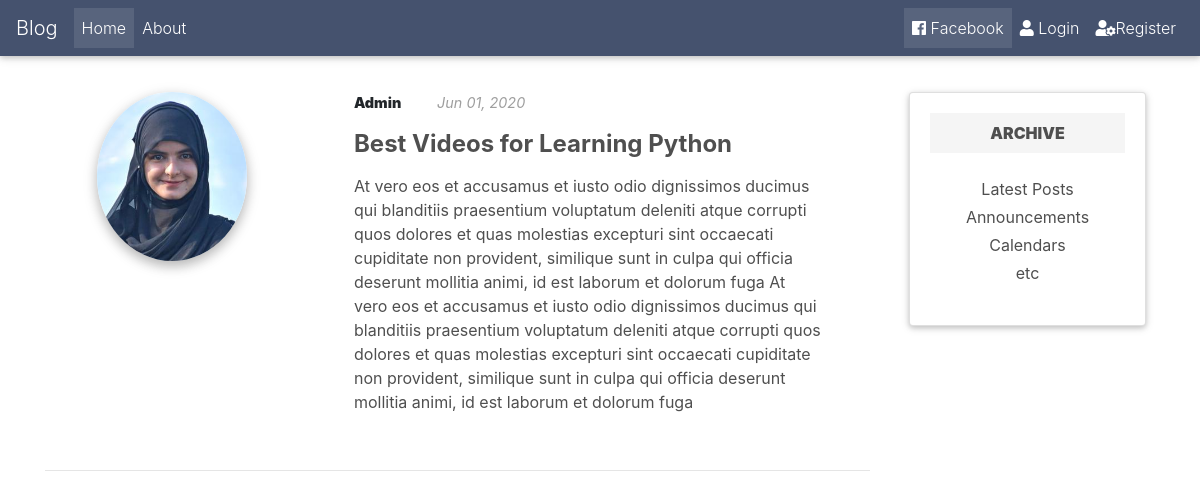
The page /post/10/ on the database its author committed.
### blog/models.py (models this page shows, shortened)
class Post(models.Model):
    title = models.CharField(max_length=100)
    content = models.TextField()
    date = models.DateTimeField(default=timezone.now)
    author = models.ForeignKey(User, on_delete=models.CASCADE)

### users/models.py (models this page shows, shortened)
class Profile(models.Model):
    user = models.OneToOneField(User, on_delete=models.CASCADE)
    image = models.ImageField(default="default.jpg", upload_to='profile_pics')

### blog/views.py (the view)
# urls.py: path('post/<int:pk>/', PostDetailView.as_view(), name='blog-detail'),
class PostDetailView(DetailView):
    model = Post

### blog/templates/blog/post_detail.html (shortened to what this page needs)
{% extends "blog/base.html" %}
{% block content %}
    <section class="section extra-margins pb-3 text-center text-lg-left">
        <div class="row">
            <div class="col-lg-4 col-md-4 mb-4">
                <img class="d-flex mb-3 mx-auto avatar z-depth-1-half rounded-circle" src="{{ post.author.profile.image.url}}" alt="Generic placeholder image">
            </div>
            <div class="col-lg-7 col-md-8 ml-xl-4 mb-4">
                <div class="row">
                    <div class="col-xl-2 col-md-6 text-sm-center text-md-right text-lg-left">
                        <p class="mdb-text font-small font-weight-bold mb-1 spacing">
                                <strong>{{ post.author }}</strong>
                        </p>
                    </div>
                    <div class="col-xl-5 col-md-6 text-sm-center text-md-left">
                        <p class="font-small grey-text">
                            <em> {{ post.date |date:"M d, Y" }}</em>
                        </p>
                    </div>
                </div>
                <h4 class="mb-3 dark-grey-text mt-0">
                    <strong>
                        <a>{{ post.title}}</a>
                    </strong>
                </h4>
                <p class="dark-grey-text">{{ post.content}}
                    At vero eos et accusamus et iusto odio dignissimos ducimus qui blanditiis praesentium voluptatum deleniti
                    atque corrupti quos dolores et quas molestias excepturi sint occaecati cupiditate non provident, similique
                    sunt in culpa qui officia deserunt mollitia animi, id est laborum et dolorum fuga
                </p>
            </div>
        </div>
        <hr class="mb-5">
    </section>
{% endblock content %}

### rows shown on the page
Post: author.profile.image (picture), author "Admin", date "Jun 01, 2020", title "Best Videos for Learning Python", content "At vero eos et accusamus et iusto odio dignissimos ducimus qui blanditiis praesentium voluptatum deleniti atque corrupti quos dolores et quas molestias excepturi sint occaecati cupiditate non provident, similique sunt in culpa qui officia deserunt mollitia animi, id est laborum et dolorum fuga"
